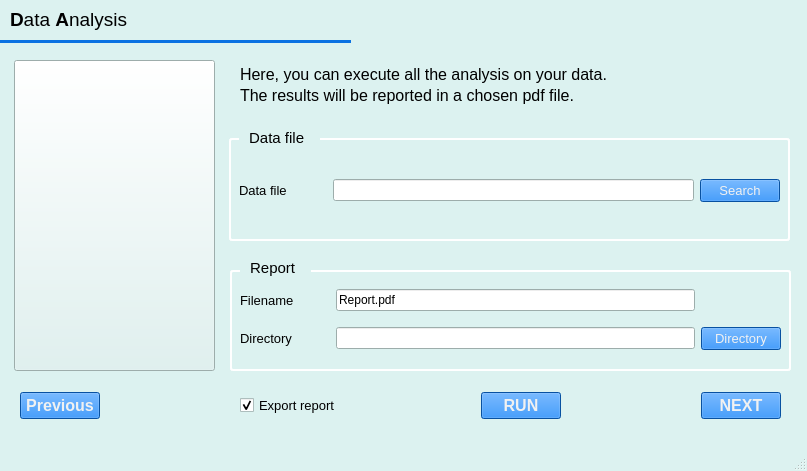
<?xml version="1.0" encoding="UTF-8"?>
<ui version="4.0">
 <class>Metis</class>
 <widget class="QMainWindow" name="Metis">
  <property name="enabled">
   <bool>true</bool>
  </property>
  <property name="geometry">
   <rect>
    <x>0</x>
    <y>0</y>
    <width>807</width>
    <height>471</height>
   </rect>
  </property>
  <property name="palette">
   <palette>
    <active>
     <colorrole role="WindowText">
      <brush brushstyle="SolidPattern">
       <color alpha="255">
        <red>0</red>
        <green>0</green>
        <blue>0</blue>
       </color>
      </brush>
     </colorrole>
     <colorrole role="Button">
      <brush brushstyle="SolidPattern">
       <color alpha="255">
        <red>11</red>
        <green>114</green>
        <blue>226</blue>
       </color>
      </brush>
     </colorrole>
     <colorrole role="Light">
      <brush brushstyle="SolidPattern">
       <color alpha="255">
        <red>255</red>
        <green>255</green>
        <blue>255</blue>
       </color>
      </brush>
     </colorrole>
     <colorrole role="Midlight">
      <brush brushstyle="SolidPattern">
       <color alpha="255">
        <red>237</red>
        <green>248</green>
        <blue>247</blue>
       </color>
      </brush>
     </colorrole>
     <colorrole role="Dark">
      <brush brushstyle="SolidPattern">
       <color alpha="255">
        <red>110</red>
        <green>121</green>
        <blue>120</blue>
       </color>
      </brush>
     </colorrole>
     <colorrole role="Mid">
      <brush brushstyle="SolidPattern">
       <color alpha="255">
        <red>147</red>
        <green>161</green>
        <blue>160</blue>
       </color>
      </brush>
     </colorrole>
     <colorrole role="Text">
      <brush brushstyle="SolidPattern">
       <color alpha="255">
        <red>0</red>
        <green>0</green>
        <blue>0</blue>
       </color>
      </brush>
     </colorrole>
     <colorrole role="BrightText">
      <brush brushstyle="SolidPattern">
       <color alpha="255">
        <red>255</red>
        <green>255</green>
        <blue>255</blue>
       </color>
      </brush>
     </colorrole>
     <colorrole role="ButtonText">
      <brush brushstyle="SolidPattern">
       <color alpha="255">
        <red>0</red>
        <green>0</green>
        <blue>0</blue>
       </color>
      </brush>
     </colorrole>
     <colorrole role="Base">
      <brush brushstyle="SolidPattern">
       <color alpha="255">
        <red>255</red>
        <green>255</green>
        <blue>255</blue>
       </color>
      </brush>
     </colorrole>
     <colorrole role="Window">
      <brush brushstyle="SolidPattern">
       <color alpha="255">
        <red>220</red>
        <green>242</green>
        <blue>240</blue>
       </color>
      </brush>
     </colorrole>
     <colorrole role="Shadow">
      <brush brushstyle="SolidPattern">
       <color alpha="255">
        <red>0</red>
        <green>0</green>
        <blue>0</blue>
       </color>
      </brush>
     </colorrole>
     <colorrole role="AlternateBase">
      <brush brushstyle="SolidPattern">
       <color alpha="255">
        <red>237</red>
        <green>248</green>
        <blue>247</blue>
       </color>
      </brush>
     </colorrole>
     <colorrole role="ToolTipBase">
      <brush brushstyle="SolidPattern">
       <color alpha="255">
        <red>255</red>
        <green>255</green>
        <blue>220</blue>
       </color>
      </brush>
     </colorrole>
     <colorrole role="ToolTipText">
      <brush brushstyle="SolidPattern">
       <color alpha="255">
        <red>0</red>
        <green>0</green>
        <blue>0</blue>
       </color>
      </brush>
     </colorrole>
     <colorrole role="PlaceholderText">
      <brush brushstyle="SolidPattern">
       <color alpha="128">
        <red>0</red>
        <green>0</green>
        <blue>0</blue>
       </color>
      </brush>
     </colorrole>
    </active>
    <inactive>
     <colorrole role="WindowText">
      <brush brushstyle="SolidPattern">
       <color alpha="255">
        <red>0</red>
        <green>0</green>
        <blue>0</blue>
       </color>
      </brush>
     </colorrole>
     <colorrole role="Button">
      <brush brushstyle="SolidPattern">
       <color alpha="255">
        <red>11</red>
        <green>114</green>
        <blue>226</blue>
       </color>
      </brush>
     </colorrole>
     <colorrole role="Light">
      <brush brushstyle="SolidPattern">
       <color alpha="255">
        <red>255</red>
        <green>255</green>
        <blue>255</blue>
       </color>
      </brush>
     </colorrole>
     <colorrole role="Midlight">
      <brush brushstyle="SolidPattern">
       <color alpha="255">
        <red>237</red>
        <green>248</green>
        <blue>247</blue>
       </color>
      </brush>
     </colorrole>
     <colorrole role="Dark">
      <brush brushstyle="SolidPattern">
       <color alpha="255">
        <red>110</red>
        <green>121</green>
        <blue>120</blue>
       </color>
      </brush>
     </colorrole>
     <colorrole role="Mid">
      <brush brushstyle="SolidPattern">
       <color alpha="255">
        <red>147</red>
        <green>161</green>
        <blue>160</blue>
       </color>
      </brush>
     </colorrole>
     <colorrole role="Text">
      <brush brushstyle="SolidPattern">
       <color alpha="255">
        <red>0</red>
        <green>0</green>
        <blue>0</blue>
       </color>
      </brush>
     </colorrole>
     <colorrole role="BrightText">
      <brush brushstyle="SolidPattern">
       <color alpha="255">
        <red>255</red>
        <green>255</green>
        <blue>255</blue>
       </color>
      </brush>
     </colorrole>
     <colorrole role="ButtonText">
      <brush brushstyle="SolidPattern">
       <color alpha="255">
        <red>0</red>
        <green>0</green>
        <blue>0</blue>
       </color>
      </brush>
     </colorrole>
     <colorrole role="Base">
      <brush brushstyle="SolidPattern">
       <color alpha="255">
        <red>255</red>
        <green>255</green>
        <blue>255</blue>
       </color>
      </brush>
     </colorrole>
     <colorrole role="Window">
      <brush brushstyle="SolidPattern">
       <color alpha="255">
        <red>220</red>
        <green>242</green>
        <blue>240</blue>
       </color>
      </brush>
     </colorrole>
     <colorrole role="Shadow">
      <brush brushstyle="SolidPattern">
       <color alpha="255">
        <red>0</red>
        <green>0</green>
        <blue>0</blue>
       </color>
      </brush>
     </colorrole>
     <colorrole role="AlternateBase">
      <brush brushstyle="SolidPattern">
       <color alpha="255">
        <red>237</red>
        <green>248</green>
        <blue>247</blue>
       </color>
      </brush>
     </colorrole>
     <colorrole role="ToolTipBase">
      <brush brushstyle="SolidPattern">
       <color alpha="255">
        <red>255</red>
        <green>255</green>
        <blue>220</blue>
       </color>
      </brush>
     </colorrole>
     <colorrole role="ToolTipText">
      <brush brushstyle="SolidPattern">
       <color alpha="255">
        <red>0</red>
        <green>0</green>
        <blue>0</blue>
       </color>
      </brush>
     </colorrole>
     <colorrole role="PlaceholderText">
      <brush brushstyle="SolidPattern">
       <color alpha="128">
        <red>0</red>
        <green>0</green>
        <blue>0</blue>
       </color>
      </brush>
     </colorrole>
    </inactive>
    <disabled>
     <colorrole role="WindowText">
      <brush brushstyle="SolidPattern">
       <color alpha="255">
        <red>110</red>
        <green>121</green>
        <blue>120</blue>
       </color>
      </brush>
     </colorrole>
     <colorrole role="Button">
      <brush brushstyle="SolidPattern">
       <color alpha="255">
        <red>11</red>
        <green>114</green>
        <blue>226</blue>
       </color>
      </brush>
     </colorrole>
     <colorrole role="Light">
      <brush brushstyle="SolidPattern">
       <color alpha="255">
        <red>255</red>
        <green>255</green>
        <blue>255</blue>
       </color>
      </brush>
     </colorrole>
     <colorrole role="Midlight">
      <brush brushstyle="SolidPattern">
       <color alpha="255">
        <red>237</red>
        <green>248</green>
        <blue>247</blue>
       </color>
      </brush>
     </colorrole>
     <colorrole role="Dark">
      <brush brushstyle="SolidPattern">
       <color alpha="255">
        <red>110</red>
        <green>121</green>
        <blue>120</blue>
       </color>
      </brush>
     </colorrole>
     <colorrole role="Mid">
      <brush brushstyle="SolidPattern">
       <color alpha="255">
        <red>147</red>
        <green>161</green>
        <blue>160</blue>
       </color>
      </brush>
     </colorrole>
     <colorrole role="Text">
      <brush brushstyle="SolidPattern">
       <color alpha="255">
        <red>110</red>
        <green>121</green>
        <blue>120</blue>
       </color>
      </brush>
     </colorrole>
     <colorrole role="BrightText">
      <brush brushstyle="SolidPattern">
       <color alpha="255">
        <red>255</red>
        <green>255</green>
        <blue>255</blue>
       </color>
      </brush>
     </colorrole>
     <colorrole role="ButtonText">
      <brush brushstyle="SolidPattern">
       <color alpha="255">
        <red>110</red>
        <green>121</green>
        <blue>120</blue>
       </color>
      </brush>
     </colorrole>
     <colorrole role="Base">
      <brush brushstyle="SolidPattern">
       <color alpha="255">
        <red>220</red>
        <green>242</green>
        <blue>240</blue>
       </color>
      </brush>
     </colorrole>
     <colorrole role="Window">
      <brush brushstyle="SolidPattern">
       <color alpha="255">
        <red>220</red>
        <green>242</green>
        <blue>240</blue>
       </color>
      </brush>
     </colorrole>
     <colorrole role="Shadow">
      <brush brushstyle="SolidPattern">
       <color alpha="255">
        <red>0</red>
        <green>0</green>
        <blue>0</blue>
       </color>
      </brush>
     </colorrole>
     <colorrole role="AlternateBase">
      <brush brushstyle="SolidPattern">
       <color alpha="255">
        <red>220</red>
        <green>242</green>
        <blue>240</blue>
       </color>
      </brush>
     </colorrole>
     <colorrole role="ToolTipBase">
      <brush brushstyle="SolidPattern">
       <color alpha="255">
        <red>255</red>
        <green>255</green>
        <blue>220</blue>
       </color>
      </brush>
     </colorrole>
     <colorrole role="ToolTipText">
      <brush brushstyle="SolidPattern">
       <color alpha="255">
        <red>0</red>
        <green>0</green>
        <blue>0</blue>
       </color>
      </brush>
     </colorrole>
     <colorrole role="PlaceholderText">
      <brush brushstyle="SolidPattern">
       <color alpha="128">
        <red>0</red>
        <green>0</green>
        <blue>0</blue>
       </color>
      </brush>
     </colorrole>
    </disabled>
   </palette>
  </property>
  <property name="windowTitle">
   <string>Metis</string>
  </property>
  <property name="windowIcon">
   <iconset>
    <normaloff>../Images/icon.png</normaloff>../Images/icon.png</iconset>
  </property>
  <widget class="QWidget" name="centralwidget">
   <widget class="QPushButton" name="help_button">
    <property name="geometry">
     <rect>
      <x>14</x>
      <y>60</y>
      <width>201</width>
      <height>311</height>
     </rect>
    </property>
    <property name="styleSheet">
     <string notr="true">background-color: rgb(220, 242, 240);</string>
    </property>
    <property name="text">
     <string/>
    </property>
    <property name="icon">
     <iconset>
      <normaloff>Metis/Images/jar_logo.png</normaloff>Metis/Images/jar_logo.png</iconset>
    </property>
    <property name="iconSize">
     <size>
      <width>300</width>
      <height>300</height>
     </size>
    </property>
    <property name="autoRepeatDelay">
     <number>300</number>
    </property>
    <property name="autoRepeatInterval">
     <number>100</number>
    </property>
   </widget>
   <widget class="QLabel" name="label">
    <property name="geometry">
     <rect>
      <x>10</x>
      <y>0</y>
      <width>541</width>
      <height>41</height>
     </rect>
    </property>
    <property name="text">
     <string>&lt;!DOCTYPE HTML PUBLIC &quot;-//W3C//DTD HTML 4.0//EN&quot; &quot;http://www.w3.org/TR/REC-html40/strict.dtd&quot;&gt;
&lt;html&gt;&lt;head&gt;&lt;meta name=&quot;qrichtext&quot; content=&quot;1&quot; /&gt;&lt;style type=&quot;text/css&quot;&gt;
p, li { white-space: pre-wrap; }
&lt;/style&gt;&lt;/head&gt;&lt;body style=&quot; font-family:'MS Shell Dlg 2'; font-size:8pt; font-weight:400; font-style:normal;&quot;&gt;
&lt;p style=&quot; margin-top:12px; margin-bottom:2px; margin-left:0px; margin-right:0px; -qt-block-indent:0; text-indent:0px; line-height:5px;&quot;&gt;&lt;span style=&quot; font-size:14pt; font-weight:600;&quot;&gt;D&lt;/span&gt;&lt;span style=&quot; font-size:14pt;&quot;&gt;ata &lt;/span&gt;&lt;span style=&quot; font-size:14pt; font-weight:600;&quot;&gt;A&lt;/span&gt;&lt;span style=&quot; font-size:14pt;&quot;&gt;nalysis&lt;/span&gt;&lt;/p&gt;&lt;/body&gt;&lt;/html&gt;</string>
    </property>
   </widget>
   <widget class="QLabel" name="label_6">
    <property name="geometry">
     <rect>
      <x>240</x>
      <y>50</y>
      <width>541</width>
      <height>71</height>
     </rect>
    </property>
    <property name="font">
     <font>
      <pointsize>10</pointsize>
     </font>
    </property>
    <property name="text">
     <string>&lt;!DOCTYPE HTML PUBLIC &quot;-//W3C//DTD HTML 4.0//EN&quot; &quot;http://www.w3.org/TR/REC-html40/strict.dtd&quot;&gt;
&lt;html&gt;&lt;head&gt;&lt;meta name=&quot;qrichtext&quot; content=&quot;1&quot; /&gt;&lt;style type=&quot;text/css&quot;&gt;
p, li { white-space: pre-wrap; }
&lt;/style&gt;&lt;/head&gt;&lt;body style=&quot; font-family:'MS Shell Dlg 2'; font-size:10pt; font-weight:400; font-style:normal;&quot;&gt;
&lt;p style=&quot; margin-top:2px; margin-bottom:2px; margin-left:0px; margin-right:0px; -qt-block-indent:0; text-indent:0px;&quot;&gt;&lt;span style=&quot; font-size:12pt;&quot;&gt;Here, you can execute all the analysis on your data.&lt;/span&gt;&lt;/p&gt;
&lt;p style=&quot; margin-top:2px; margin-bottom:2px; margin-left:0px; margin-right:0px; -qt-block-indent:0; text-indent:0px;&quot;&gt;&lt;span style=&quot; font-size:12pt;&quot;&gt;The results will be reported in a chosen pdf file.&lt;/span&gt;&lt;/p&gt;&lt;/body&gt;&lt;/html&gt;</string>
    </property>
   </widget>
   <widget class="Line" name="line">
    <property name="geometry">
     <rect>
      <x>0</x>
      <y>40</y>
      <width>351</width>
      <height>3</height>
     </rect>
    </property>
    <property name="styleSheet">
     <string notr="true">background-color: rgb(11, 114, 226); border:none;
</string>
    </property>
    <property name="lineWidth">
     <number>2</number>
    </property>
    <property name="orientation">
     <enum>Qt::Horizontal</enum>
    </property>
   </widget>
   <widget class="QWidget" name="gridLayoutWidget_2">
    <property name="geometry">
     <rect>
      <x>239</x>
      <y>150</y>
      <width>541</width>
      <height>81</height>
     </rect>
    </property>
    <layout class="QGridLayout" name="gridLayout_2">
     <item row="0" column="0">
      <widget class="QLabel" name="label_2">
       <property name="font">
        <font>
         <pointsize>10</pointsize>
        </font>
       </property>
       <property name="text">
        <string>Data file           </string>
       </property>
      </widget>
     </item>
     <item row="0" column="2">
      <widget class="QPushButton" name="data_file_search">
       <property name="font">
        <font>
         <pointsize>10</pointsize>
        </font>
       </property>
       <property name="styleSheet">
        <string notr="true">background-color: rgb(11, 114, 226);
color: rgb(241, 241, 241);</string>
       </property>
       <property name="text">
        <string>Search</string>
       </property>
      </widget>
     </item>
     <item row="0" column="1">
      <widget class="QLineEdit" name="data_file"/>
     </item>
    </layout>
   </widget>
   <widget class="QWidget" name="gridLayoutWidget_3">
    <property name="geometry">
     <rect>
      <x>240</x>
      <y>279</y>
      <width>541</width>
      <height>81</height>
     </rect>
    </property>
    <layout class="QGridLayout" name="gridLayout_4">
     <item row="0" column="0">
      <widget class="QLabel" name="label_4">
       <property name="font">
        <font>
         <pointsize>10</pointsize>
        </font>
       </property>
       <property name="text">
        <string>Filename          </string>
       </property>
      </widget>
     </item>
     <item row="0" column="1">
      <widget class="QLineEdit" name="report_file_name">
       <property name="text">
        <string>Report.pdf</string>
       </property>
      </widget>
     </item>
     <item row="1" column="0">
      <widget class="QLabel" name="label_5">
       <property name="font">
        <font>
         <pointsize>10</pointsize>
        </font>
       </property>
       <property name="text">
        <string>Directory</string>
       </property>
      </widget>
     </item>
     <item row="1" column="1">
      <widget class="QLineEdit" name="report_directory_name"/>
     </item>
     <item row="1" column="2">
      <widget class="QPushButton" name="directory_search">
       <property name="font">
        <font>
         <pointsize>10</pointsize>
        </font>
       </property>
       <property name="styleSheet">
        <string notr="true">background-color: rgb(11, 114, 226);
color: rgb(241, 241, 241);</string>
       </property>
       <property name="text">
        <string>Directory</string>
       </property>
      </widget>
     </item>
    </layout>
   </widget>
   <widget class="QWidget" name="horizontalLayoutWidget_2">
    <property name="geometry">
     <rect>
      <x>240</x>
      <y>380</y>
      <width>541</width>
      <height>51</height>
     </rect>
    </property>
    <layout class="QHBoxLayout" name="horizontalLayout_3">
     <item>
      <widget class="QCheckBox" name="export_report">
       <property name="font">
        <font>
         <pointsize>10</pointsize>
        </font>
       </property>
       <property name="text">
        <string>Export report</string>
       </property>
       <property name="checked">
        <bool>true</bool>
       </property>
      </widget>
     </item>
     <item>
      <spacer name="horizontalSpacer">
       <property name="orientation">
        <enum>Qt::Horizontal</enum>
       </property>
       <property name="sizeHint" stdset="0">
        <size>
         <width>40</width>
         <height>20</height>
        </size>
       </property>
      </spacer>
     </item>
     <item>
      <widget class="QPushButton" name="run_button">
       <property name="enabled">
        <bool>true</bool>
       </property>
       <property name="font">
        <font>
         <pointsize>12</pointsize>
         <weight>75</weight>
         <bold>true</bold>
        </font>
       </property>
       <property name="styleSheet">
        <string notr="true">background-color: rgb(11, 114, 226);
color: rgb(241, 241, 241);</string>
       </property>
       <property name="text">
        <string>   RUN   </string>
       </property>
      </widget>
     </item>
     <item>
      <spacer name="horizontalSpacer_2">
       <property name="orientation">
        <enum>Qt::Horizontal</enum>
       </property>
       <property name="sizeHint" stdset="0">
        <size>
         <width>40</width>
         <height>20</height>
        </size>
       </property>
      </spacer>
     </item>
     <item>
      <widget class="QPushButton" name="next_button">
       <property name="font">
        <font>
         <pointsize>12</pointsize>
         <weight>75</weight>
         <bold>true</bold>
        </font>
       </property>
       <property name="toolTip">
        <string>Exit from the toolbox</string>
       </property>
       <property name="styleSheet">
        <string notr="true">background-color: rgb(11, 114, 226);
color: rgb(241, 241, 241);</string>
       </property>
       <property name="text">
        <string>NEXT</string>
       </property>
      </widget>
     </item>
    </layout>
   </widget>
   <widget class="QGroupBox" name="data_box">
    <property name="geometry">
     <rect>
      <x>229</x>
      <y>130</y>
      <width>561</width>
      <height>111</height>
     </rect>
    </property>
    <property name="palette">
     <palette>
      <active>
       <colorrole role="WindowText">
        <brush brushstyle="SolidPattern">
         <color alpha="255">
          <red>0</red>
          <green>0</green>
          <blue>0</blue>
         </color>
        </brush>
       </colorrole>
       <colorrole role="Dark">
        <brush brushstyle="SolidPattern">
         <color alpha="255">
          <red>0</red>
          <green>0</green>
          <blue>0</blue>
         </color>
        </brush>
       </colorrole>
       <colorrole role="Text">
        <brush brushstyle="SolidPattern">
         <color alpha="255">
          <red>0</red>
          <green>0</green>
          <blue>0</blue>
         </color>
        </brush>
       </colorrole>
       <colorrole role="ButtonText">
        <brush brushstyle="SolidPattern">
         <color alpha="255">
          <red>0</red>
          <green>0</green>
          <blue>0</blue>
         </color>
        </brush>
       </colorrole>
       <colorrole role="PlaceholderText">
        <brush brushstyle="SolidPattern">
         <color alpha="128">
          <red>0</red>
          <green>0</green>
          <blue>0</blue>
         </color>
        </brush>
       </colorrole>
      </active>
      <inactive>
       <colorrole role="WindowText">
        <brush brushstyle="SolidPattern">
         <color alpha="255">
          <red>0</red>
          <green>0</green>
          <blue>0</blue>
         </color>
        </brush>
       </colorrole>
       <colorrole role="Dark">
        <brush brushstyle="SolidPattern">
         <color alpha="255">
          <red>0</red>
          <green>0</green>
          <blue>0</blue>
         </color>
        </brush>
       </colorrole>
       <colorrole role="Text">
        <brush brushstyle="SolidPattern">
         <color alpha="255">
          <red>0</red>
          <green>0</green>
          <blue>0</blue>
         </color>
        </brush>
       </colorrole>
       <colorrole role="ButtonText">
        <brush brushstyle="SolidPattern">
         <color alpha="255">
          <red>0</red>
          <green>0</green>
          <blue>0</blue>
         </color>
        </brush>
       </colorrole>
       <colorrole role="PlaceholderText">
        <brush brushstyle="SolidPattern">
         <color alpha="128">
          <red>0</red>
          <green>0</green>
          <blue>0</blue>
         </color>
        </brush>
       </colorrole>
      </inactive>
      <disabled>
       <colorrole role="WindowText">
        <brush brushstyle="SolidPattern">
         <color alpha="255">
          <red>0</red>
          <green>0</green>
          <blue>0</blue>
         </color>
        </brush>
       </colorrole>
       <colorrole role="Dark">
        <brush brushstyle="SolidPattern">
         <color alpha="255">
          <red>0</red>
          <green>0</green>
          <blue>0</blue>
         </color>
        </brush>
       </colorrole>
       <colorrole role="Text">
        <brush brushstyle="SolidPattern">
         <color alpha="255">
          <red>0</red>
          <green>0</green>
          <blue>0</blue>
         </color>
        </brush>
       </colorrole>
       <colorrole role="ButtonText">
        <brush brushstyle="SolidPattern">
         <color alpha="255">
          <red>0</red>
          <green>0</green>
          <blue>0</blue>
         </color>
        </brush>
       </colorrole>
       <colorrole role="PlaceholderText">
        <brush brushstyle="SolidPattern">
         <color alpha="128">
          <red>0</red>
          <green>0</green>
          <blue>0</blue>
         </color>
        </brush>
       </colorrole>
      </disabled>
     </palette>
    </property>
    <property name="font">
     <font>
      <pointsize>10</pointsize>
      <strikeout>false</strikeout>
     </font>
    </property>
    <property name="autoFillBackground">
     <bool>false</bool>
    </property>
    <property name="styleSheet">
     <string notr="true">QGroupBox{
	border: 2px solid gray; 
	border-color: #ffffff; 
	border-radius: 3px; 
	margin-top: 8px;
}</string>
    </property>
    <property name="title">
     <string/>
    </property>
    <property name="alignment">
     <set>Qt::AlignLeading|Qt::AlignLeft|Qt::AlignTop</set>
    </property>
    <property name="flat">
     <bool>false</bool>
    </property>
    <property name="checkable">
     <bool>false</bool>
    </property>
    <widget class="QLabel" name="label_7">
     <property name="geometry">
      <rect>
       <x>10</x>
       <y>0</y>
       <width>81</width>
       <height>16</height>
      </rect>
     </property>
     <property name="font">
      <font>
       <pointsize>11</pointsize>
       <weight>50</weight>
       <italic>false</italic>
       <bold>false</bold>
      </font>
     </property>
     <property name="styleSheet">
      <string notr="true">background-color: rgb(220, 242, 240); padding: 0px 1.5px;</string>
     </property>
     <property name="text">
      <string> Data file  </string>
     </property>
    </widget>
   </widget>
   <widget class="QGroupBox" name="groupBox">
    <property name="geometry">
     <rect>
      <x>230</x>
      <y>270</y>
      <width>561</width>
      <height>101</height>
     </rect>
    </property>
    <property name="font">
     <font>
      <pointsize>10</pointsize>
     </font>
    </property>
    <property name="styleSheet">
     <string notr="true">border: 2px solid gray; border-color: #ffffff; border-radius: 3px</string>
    </property>
    <property name="title">
     <string/>
    </property>
   </widget>
   <widget class="QLabel" name="label_8">
    <property name="geometry">
     <rect>
      <x>240</x>
      <y>260</y>
      <width>71</width>
      <height>16</height>
     </rect>
    </property>
    <property name="font">
     <font>
      <pointsize>11</pointsize>
      <weight>50</weight>
      <bold>false</bold>
     </font>
    </property>
    <property name="styleSheet">
     <string notr="true">background-color: rgb(220, 242, 240); padding: 0px 1.5px;</string>
    </property>
    <property name="text">
     <string> Report </string>
    </property>
   </widget>
   <widget class="QPushButton" name="previous_button">
    <property name="geometry">
     <rect>
      <x>20</x>
      <y>392</y>
      <width>80</width>
      <height>27</height>
     </rect>
    </property>
    <property name="font">
     <font>
      <pointsize>12</pointsize>
      <weight>75</weight>
      <bold>true</bold>
     </font>
    </property>
    <property name="toolTip">
     <string>Return to the previous interface</string>
    </property>
    <property name="styleSheet">
     <string notr="true">background-color: rgb(11, 114, 226);
color: rgb(241, 241, 241);</string>
    </property>
    <property name="text">
     <string>Previous</string>
    </property>
   </widget>
   <zorder>data_box</zorder>
   <zorder>groupBox</zorder>
   <zorder>help_button</zorder>
   <zorder>label</zorder>
   <zorder>label_6</zorder>
   <zorder>line</zorder>
   <zorder>gridLayoutWidget_2</zorder>
   <zorder>gridLayoutWidget_3</zorder>
   <zorder>horizontalLayoutWidget_2</zorder>
   <zorder>label_8</zorder>
   <zorder>previous_button</zorder>
  </widget>
  <widget class="QMenuBar" name="menubar">
   <property name="geometry">
    <rect>
     <x>0</x>
     <y>0</y>
     <width>807</width>
     <height>21</height>
    </rect>
   </property>
  </widget>
  <widget class="QStatusBar" name="statusbar"/>
 </widget>
 <resources/>
 <connections/>
</ui>
